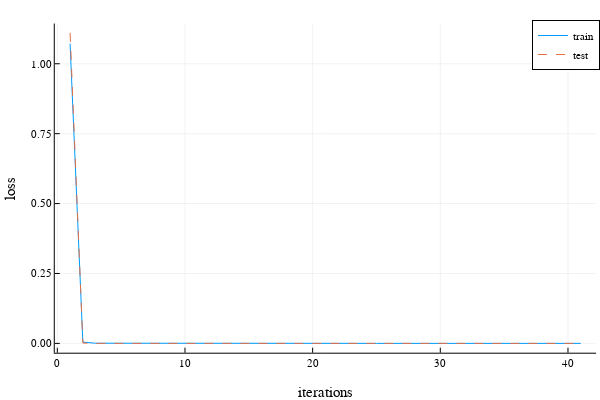

The notebook cell saved with this chart:
### Code cell
model,trnloss,tstloss = train!(model, trnx10, dtst,dtrn)

default(fmt=:png,ls=:auto)
plot(1:length(trnloss), trnloss, label="train", xlabel="iterations", ylabel="loss")
plot!(1:length(tstloss), tstloss, label="test")

#display(model(dtrn))
#display(nll(model;data=dtrn))

### Figure 1 — Plotly figure (JSON) as saved in the notebook; plotly's stock layout.template omitted (floating-point values rounded to 4 significant figures)
{"data": [{"colorbar": {"title": ""}, "legendgroup": "train", "line": {"color": "rgba(0, 154, 250, 1.000)", "dash": "solid", "shape": "linear", "width": 1}, "mode": "lines", "name": "train", "showlegend": true, "type": "scatter", "x": [1, 2, 3, 4, 5, 6, 7, 8, 9, 10, 11, 12, 13, 14, 15, 16, 17, 18, 19, 20, 21, 22, 23, 24, 25, 26, 27, 28, 29, 30, 31, 32, 33, 34, 35, 36, 37, 38, 39, 40, 41], "xaxis": "x", "y": [1.072, 0.004483, 0.0005958, 0.0004479, 0.0004001, 0.0002494, 0.000151, 0.0001132, 9.955e-05, 8.318e-05, 7.896e-05, 6.689e-05, 5.06e-05, 4.943e-05, 4.619e-05, 2.549e-05, 3.51e-05, 2.263e-05, 3.21e-05, 2.213e-05, 2.099e-05, 2.008e-05, 2.582e-05, 1.872e-05, 1.859e-05, 2.186e-05, 2.175e-05, 1.812e-05, 3.31e-05, 1.263e-05, 1.375e-05, 1.74e-05, 2.224e-05, 1.765e-05, 2.157e-05, 2.019e-05, 2.139e-05, 2.078e-05, 1.433e-05, 1.773e-05, 1.498e-05], "yaxis": "y", "zmax": null, "zmin": null}, {"colorbar": {"title": ""}, "legendgroup": "test", "line": {"color": "rgba(227, 111, 71, 1.000)", "dash": "dash", "shape": "linear", "width": 1}, "mode": "lines", "name": "test", "showlegend": true, "type": "scatter", "x": [1, 2, 3, 4, 5, 6, 7, 8, 9, 10, 11, 12, 13, 14, 15, 16, 17, 18, 19, 20, 21, 22, 23, 24, 25, 26, 27, 28, 29, 30, 31, 32, 33, 34, 35, 36, 37, 38, 39, 40, 41], "xaxis": "x", "y": [1.11, 0.001094, 2.081e-05, 5.232e-06, 2.304e-05, 7.998e-06, 3.18e-06, 6.093e-07, 1.979e-07, 7.747e-08, 1.515e-08, 3.164e-09, 0, 7.733e-09, 1.331e-11, 0, 4.076e-10, 0, 3.643e-09, 0, 0, 0, 0, 0, 0, 0, 0, 0, 0, 0, 0, 0, 0, 2.295e-12, 0, 0, 1.2e-08, 0, 0, 0, 5.967e-12], "yaxis": "y", "zmax": null, "zmin": null}], "layout": {"annotations": [], "height": 400, "legend": {"bgcolor": "rgba(255, 255, 255, 1.000)", "bordercolor": "rgba(0, 0, 0, 1.000)", "borderwidth": 1, "font": {"color": "rgba(0, 0, 0, 1.000)", "family": "sans-serif", "size": 11}, "title": {"font": {"color": "rgba(0, 0, 0, 1.000)", "family": "sans-serif", "size": 15}, "text": ""}, "tracegroupgap": 0, "traceorder": "normal", "x": 1, "xanchor": "auto", "y": 1, "yanchor": "auto"}, "margin": {"b": 20, "l": 0, "r": 0, "t": 20}, "paper_bgcolor": "rgba(255, 255, 255, 1.000)", "plot_bgcolor": "rgba(255, 255, 255, 1.000)", "showlegend": true, "width": 600, "xaxis": {"anchor": "y", "domain": [0.09128, 0.9934], "gridcolor": "rgba(0, 0, 0, 0.100)", "gridwidth": 0.5, "linecolor": "rgba(0, 0, 0, 1.000)", "mirror": false, "range": [-0.2, 42.2], "showgrid": true, "showline": true, "showticklabels": true, "tickangle": 0, "tickcolor": "rgb(0, 0, 0)", "tickfont": {"color": "rgba(0, 0, 0, 1.000)", "family": "sans-serif", "size": 11}, "tickmode": "array", "ticks": "inside", "ticktext": ["0", "10", "20", "30", "40"], "tickvals": [0, 10, 20, 30, 40], "title": "iterations", "titlefont": {"color": "rgba(0, 0, 0, 1.000)", "family": "sans-serif", "size": 15}, "type": "-", "visible": true, "zeroline": false, "zerolinecolor": "rgba(0, 0, 0, 1.000)"}, "yaxis": {"anchor": "x", "domain": [0.07581, 0.9902], "gridcolor": "rgba(0, 0, 0, 0.100)", "gridwidth": 0.5, "linecolor": "rgba(0, 0, 0, 1.000)", "mirror": false, "range": [-0.03331, 1.144], "showgrid": true, "showline": true, "showticklabels": true, "tickangle": 0, "tickcolor": "rgb(0, 0, 0)", "tickfont": {"color": "rgba(0, 0, 0, 1.000)", "family": "sans-serif", "size": 11}, "tickmode": "array", "ticks": "inside", "ticktext": ["0.00", "0.25", "0.50", "0.75", "1.00"], "tickvals": [0, 0.25, 0.5, 0.75, 1], "title": "loss", "titlefont": {"color": "rgba(0, 0, 0, 1.000)", "family": "sans-serif", "size": 15}, "type": "-", "visible": true, "zeroline": false, "zerolinecolor": "rgba(0, 0, 0, 1.000)"}}}
